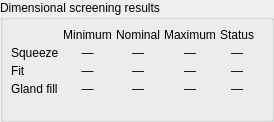
    <widget class="QGroupBox" name="overview_box">
     <property name="title">
      <string>Dimensional screening results</string>
     </property>
     <layout class="QVBoxLayout" name="overviewLayout">
      <property name="spacing">
       <number>5</number>
      </property>
      <property name="leftMargin">
       <number>8</number>
      </property>
      <property name="topMargin">
       <number>8</number>
      </property>
      <property name="rightMargin">
       <number>8</number>
      </property>
      <property name="bottomMargin">
       <number>4</number>
      </property>
      <item>
       <widget class="QFrame" name="overview_table">
        <property name="minimumSize">
         <size>
          <width>0</width>
          <height>0</height>
         </size>
        </property>
        <property name="maximumSize">
         <size>
          <width>16777215</width>
          <height>16777215</height>
         </size>
        </property>
        <property name="frameShape">
         <enum>QFrame::Shape::NoFrame</enum>
        </property>
        <layout class="QGridLayout" name="overview_grid">
         <property name="leftMargin">
          <number>0</number>
         </property>
         <property name="topMargin">
          <number>0</number>
         </property>
         <property name="rightMargin">
          <number>9</number>
         </property>
         <property name="bottomMargin">
          <number>0</number>
         </property>
         <property name="spacing">
          <number>4</number>
         </property>
         <item row="0" column="1">
          <widget class="QLabel" name="overview_header_1">
           <property name="text">
            <string>Minimum</string>
           </property>
           <property name="alignment">
            <set>Qt::AlignmentFlag::AlignCenter</set>
           </property>
          </widget>
         </item>
         <item row="0" column="2">
          <widget class="QLabel" name="overview_header_2">
           <property name="text">
            <string>Nominal</string>
           </property>
           <property name="alignment">
            <set>Qt::AlignmentFlag::AlignCenter</set>
           </property>
          </widget>
         </item>
         <item row="0" column="3">
          <widget class="QLabel" name="overview_header_3">
           <property name="text">
            <string>Maximum</string>
           </property>
           <property name="alignment">
            <set>Qt::AlignmentFlag::AlignCenter</set>
           </property>
          </widget>
         </item>
         <item row="0" column="5">
          <widget class="QLabel" name="overview_header_4">
           <property name="text">
            <string>Status</string>
           </property>
           <property name="alignment">
            <set>Qt::AlignmentFlag::AlignCenter</set>
           </property>
          </widget>
         </item>
         <item row="1" column="0">
          <widget class="QLabel" name="overview_squeeze_name">
           <property name="text">
            <string>Squeeze</string>
           </property>
          </widget>
         </item>
         <item row="1" column="1">
          <widget class="QLabel" name="overview_squeeze_1">
           <property name="text">
            <string>—</string>
           </property>
           <property name="alignment">
            <set>Qt::AlignmentFlag::AlignCenter</set>
           </property>
          </widget>
         </item>
         <item row="1" column="2">
          <widget class="QLabel" name="overview_squeeze_2">
           <property name="text">
            <string>—</string>
           </property>
           <property name="alignment">
            <set>Qt::AlignmentFlag::AlignCenter</set>
           </property>
          </widget>
         </item>
         <item row="1" column="3">
          <widget class="QLabel" name="overview_squeeze_3">
           <property name="text">
            <string>—</string>
           </property>
           <property name="alignment">
            <set>Qt::AlignmentFlag::AlignCenter</set>
           </property>
          </widget>
         </item>
         <item row="1" column="5">
          <widget class="QLabel" name="overview_squeeze_4">
           <property name="text">
            <string>—</string>
           </property>
           <property name="alignment">
            <set>Qt::AlignmentFlag::AlignCenter</set>
           </property>
          </widget>
         </item>
         <item row="2" column="0">
          <widget class="QLabel" name="overview_fit_name">
           <property name="text">
            <string>Fit</string>
           </property>
          </widget>
         </item>
         <item row="2" column="1">
          <widget class="QLabel" name="overview_fit_1">
           <property name="text">
            <string>—</string>
           </property>
           <property name="alignment">
            <set>Qt::AlignmentFlag::AlignCenter</set>
           </property>
          </widget>
         </item>
         <item row="2" column="2">
          <widget class="QLabel" name="overview_fit_2">
           <property name="text">
            <string>—</string>
           </property>
           <property name="alignment">
            <set>Qt::AlignmentFlag::AlignCenter</set>
           </property>
          </widget>
         </item>
         <item row="2" column="3">
          <widget class="QLabel" name="overview_fit_3">
           <property name="text">
            <string>—</string>
           </property>
           <property name="alignment">
            <set>Qt::AlignmentFlag::AlignCenter</set>
           </property>
          </widget>
         </item>
         <item row="2" column="5">
          <widget class="QLabel" name="overview_fit_4">
           <property name="text">
            <string>—</string>
           </property>
           <property name="alignment">
            <set>Qt::AlignmentFlag::AlignCenter</set>
           </property>
          </widget>
         </item>
         <item row="3" column="0">
          <widget class="QLabel" name="overview_fill_name">
           <property name="text">
            <string>Gland fill</string>
           </property>
          </widget>
         </item>
         <item row="3" column="1">
          <widget class="QLabel" name="overview_fill_1">
           <property name="text">
            <string>—</string>
           </property>
           <property name="alignment">
            <set>Qt::AlignmentFlag::AlignCenter</set>
           </property>
          </widget>
         </item>
         <item row="3" column="2">
          <widget class="QLabel" name="overview_fill_2">
           <property name="text">
            <string>—</string>
           </property>
           <property name="alignment">
            <set>Qt::AlignmentFlag::AlignCenter</set>
           </property>
          </widget>
         </item>
         <item row="3" column="3">
          <widget class="QLabel" name="overview_fill_3">
           <property name="text">
            <string>—</string>
           </property>
           <property name="alignment">
            <set>Qt::AlignmentFlag::AlignCenter</set>
           </property>
          </widget>
         </item>
         <item row="3" column="5">
          <widget class="QLabel" name="overview_fill_4">
           <property name="text">
            <string>—</string>
           </property>
           <property name="alignment">
            <set>Qt::AlignmentFlag::AlignCenter</set>
           </property>
          </widget>
         </item>
         <item row="0" column="0">
          <widget class="QLabel" name="overview_header_0">
           <property name="text">
            <string/>
           </property>
          </widget>
         </item>
        </layout>
       </widget>
      </item>
      <item>
       <widget class="QLabel" name="overview_note">
        <property name="text">
         <string/>
        </property>
       </widget>
      </item>
     </layout>
     <property name="sizePolicy">
      <sizepolicy hsizetype="Preferred" vsizetype="Fixed">
       <horstretch>0</horstretch>
       <verstretch>0</verstretch>
      </sizepolicy>
     </property>
    </widget>
